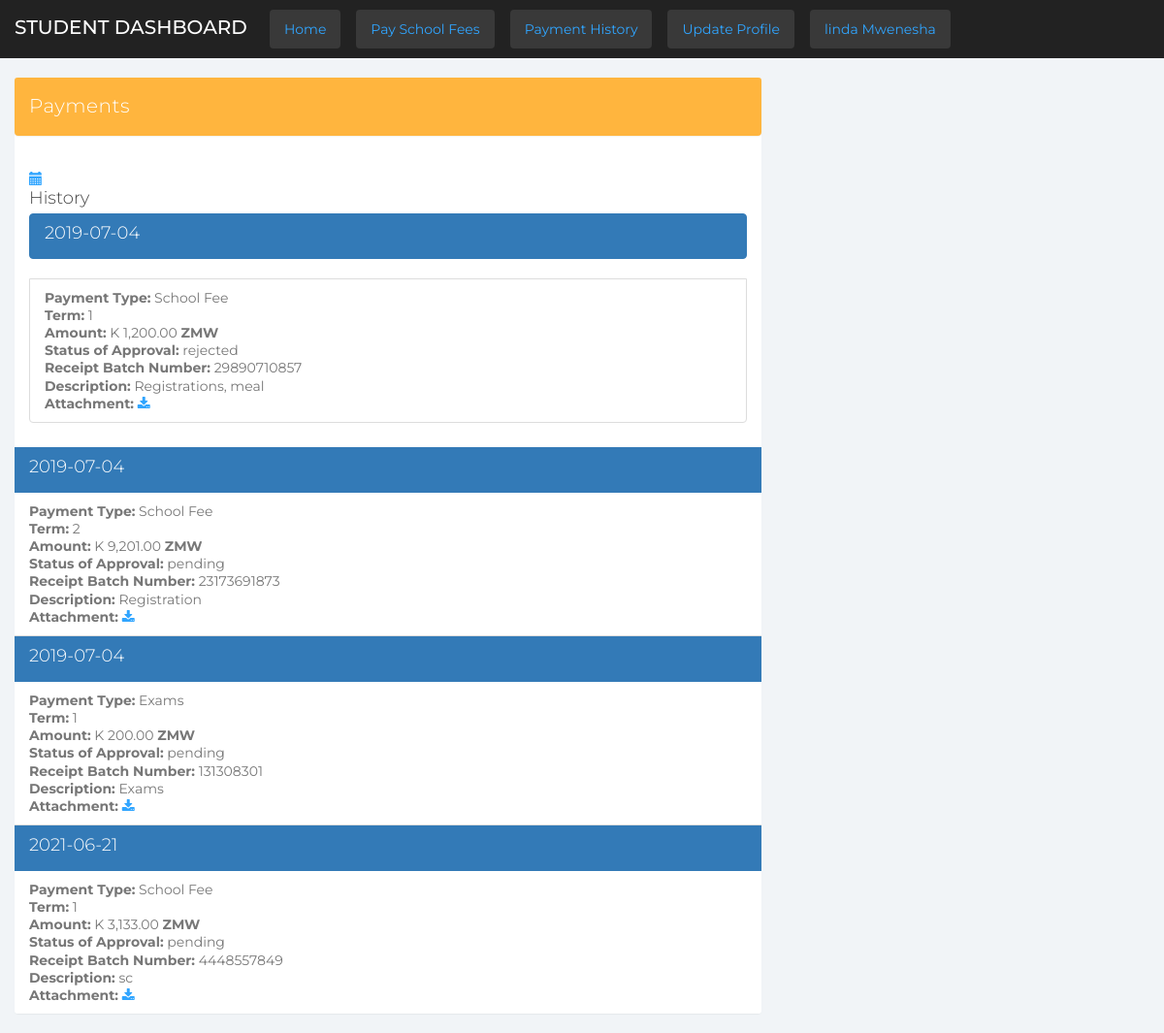
Page /student.php (signed in) on the committed database.
### tables this page shows
CREATE TABLE `payment` (
  `paymentID` int(50) NOT NULL,
  `studentID` varchar(150) NOT NULL,
  `amountPaid` varchar(100) DEFAULT NULL,
  `term` int(10) NOT NULL,
  `paymentType` varchar(100) NOT NULL,
  `receiptBatchNumber` text DEFAULT NULL,
  `description` text DEFAULT NULL,
  `attachment` text DEFAULT NULL,
  `dateOfPayments` date NOT NULL,
  `statusApproval` varchar(11) NOT NULL
);

### student.php (the view, shortened to what this page needs)
<?php include "include/stHead.php"; ?>
<br>
<div class="col-md-8">
    <div class="panel panel-warning">
        <div class="panel panel-heading">Payments</div>
        <div class="panel-body">
            <ul class="media-list">
                <li class="media">
                    <div class="media-left">
                        <a href="#">
                            <span class="glyphicon glyphicon-calendar"></span>
                        </a>
                    </div>
                    <h4 class="media-heading">History</h4>
                    <div class="media-body">
            <?php
            $sql = "SELECT * FROM payment INNER JOIN student ON studentID = sn WHERE sn = ?";
            $binder = $con->prepare($sql);
            $binder->bindValue(1, $_SESSION['username']);
            $binder->execute();
            if ($binder->rowCount()>0){
                while($row = $binder->fetch(PDO::FETCH_OBJ)){
                    $statusApproval = $row->statusApproval;
                    $amount = number_format($row->amountPaid,2);
                    $term = $row->term;
                    $paymentType = $row->paymentType;
                    $receiptBatchNumber = $row->receiptBatchNumber;
                    $description = $row->description;
                    $attachment = $row->attachment;
                    $dateOfPayments = $row->dateOfPayments;
                    echo "
                                       <div class='list-group'>
                                              <a href='' class='list-group-item active'>
                                                <h4 class='list-group-item-heading'>$dateOfPayments</h4>
                                              </a>
                                               <li href='' class='list-group-item'>
                                                <p class='list-group-item-text'><b>Payment Type:</b> $paymentType </p>
                                                <p class='list-group-item-text'><b>Term:</b> $term </p>
                                                <p class='list-group-item-text'><b>Amount:</b>  K $amount <b>ZMW</b>  </p>
                                                <p class='list-group-item-text'><b>Status of Approval:</b> $statusApproval  </p>
                                                <p class='list-group-item-text'><b>Receipt Batch Number:</b> $receiptBatchNumber </p>
                                                <p class='list-group-item-text'><b>Description:</b> $description </p>
                                                <p class='list-group-item-text'><b>Attachment:</b> <a href='receipt/$attachment'><span class='fa fa-download'></span></a> </p>
                                              </li>
                                    </div>";
                }
            }
            ?>
        </div>
                    </div>
    </div>
</div>

### css/styles.css (style rules this page uses)
body { background: #f1f4f7; padding-top: 60px; font-size: 14px; color: #444444; font-family: "Montserrat", "Helvetica Neue", Helvetica, Arial, sans-serif; }
p { color: #777; }
a, a:hover, a:focus { color: #30a5ff; }
h1, h2, h3, h4, h5, h6 { color: #444444; }
h3, h4 { font-weight: 300; }
.panel { border: 0; }
.panel-warning > .panel-heading { background-color: #ffb53e; color: #fff; border: none; }
.panel-heading { font-size: 20px; font-weight: 300; letter-spacing: 0.025em; height: 60px; line-height: 38px; }

### rows in the picture
payment: dateOfPayments "2019-07-04", paymentType "School Fee", term "1", amountPaid "1,200.00", statusApproval "rejected", receiptBatchNumber "29890710857", description "Registrations, meal"
payment: dateOfPayments "2019-07-04", paymentType "School Fee", term "2", amountPaid "9,201.00", statusApproval "pending", receiptBatchNumber "23173691873", description "Registration"
payment: dateOfPayments "2019-07-04", paymentType "Exams", term "1", amountPaid "200.00", statusApproval "pending", receiptBatchNumber "131308301", description "Exams"
payment: dateOfPayments "2021-06-21", paymentType "School Fee", term "1", amountPaid "3,133.00", statusApproval "pending", receiptBatchNumber "4448557849", description "sc"

### other values in the picture
$_SESSION["fname"] "linda"
$_SESSION["lname"] "Mwenesha"
